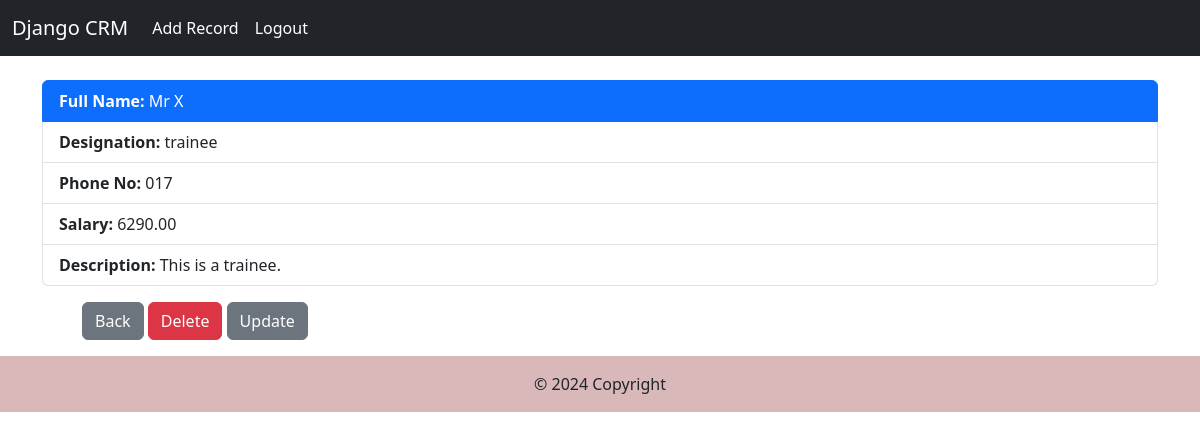
The app's page /record/4 (signed in) with its own data.
### website/models.py (models this page shows, shortened)
class Record(models.Model):
    name = models.CharField(max_length=100)
    address = models.TextField()
    phone_number = models.CharField(max_length=15)
    salary = models.DecimalField(max_digits=10, decimal_places=2)
    designation = models.CharField(max_length=50)
    description = models.TextField(default="No description available")

### website/views.py (the view)
# urls.py: path('record/<int:pk>', views.customer_record, name='record'),
def customer_record(request, pk):
    if request.user.is_authenticated:
        customer_record = Record.objects.get(id=pk)
        return render(request, 'record.html', {'customer_record': customer_record})
    else:
        messages.success(
            request, "Warning! logged in first to view record.")
        return redirect('home')

### website/templates/record.html
{% extends 'base.html' %}
{% block content%}
<div>
    <ul class="list-group">
        <li class="list-group-item active" aria-current="true"> <strong>Full
                Name: </strong>{{customer_record.name}} </li>
        <li class="list-group-item"><strong>Designation: </strong>{{customer_record.designation}}</li>
        <li class="list-group-item"><strong>Phone No: </strong>{{customer_record.phone_number}}</li>
        <li class="list-group-item"><strong>Salary: </strong>{{customer_record.salary}}</li>
        <li class="list-group-item"><strong>Description: </strong>{{customer_record.description}}</li>
    </ul>
</div>
<menu>
    <a href="{% url 'home' %}" class="btn btn-secondary">Back</a>
    <a href="{% url 'delete_record' customer_record.id %}" class="btn btn-danger">Delete</a>
    <a href="{% url 'update_record' customer_record.id %}" class="btn btn-secondary">Update</a>
</menu>
{% endblock %}

### records on screen
Record: name "Mr X", designation "trainee", phone_number "017", salary "6290.00", description "This is a trainee."
